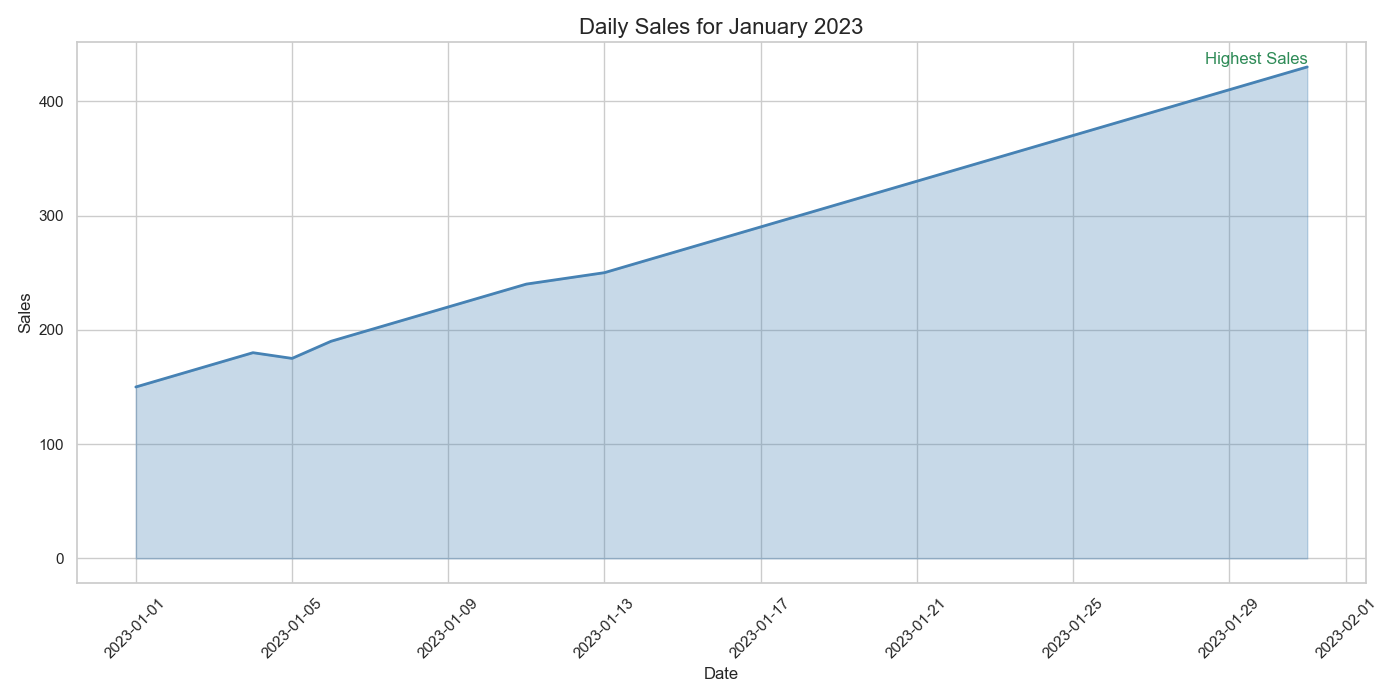

Python code for this plot:

import pandas as pd
import seaborn as sns
import matplotlib.pyplot as plt

# Create a DataFrame from the provided data
data = {
    'Date': pd.date_range(start='2023-01-01', periods=31, freq='D'),
    'Daily Sales': [150, 160, 170, 180, 175, 190, 200, 210, 220, 230, 240, 245, 250, 260, 270, 280, 290, 300, 310, 320, 330, 340, 350, 360, 370, 380, 390, 400, 410, 420, 430]
}

df = pd.DataFrame(data)

# Set the size of the chart
plt.figure(figsize=(14, 7))

# Create an area chart
sns.lineplot(data=df, x='Date', y='Daily Sales', color='#4682B4', lw=2)
plt.fill_between(df['Date'], 0, df['Daily Sales'], color='#4682B4', alpha=0.3)

# Add title and labels
plt.title('Daily Sales for January 2023', fontsize=16)
plt.xlabel('Date')
plt.ylabel('Sales')

# Assign text label on the chart
plt.text(x=df['Date'][30], y=df['Daily Sales'][30], s="Highest Sales", color='#2E8B57', va='bottom', ha='right')

# Enhance the x-axis date format
plt.xticks(rotation=45)

# Display the chart
plt.tight_layout()
plt.show()
